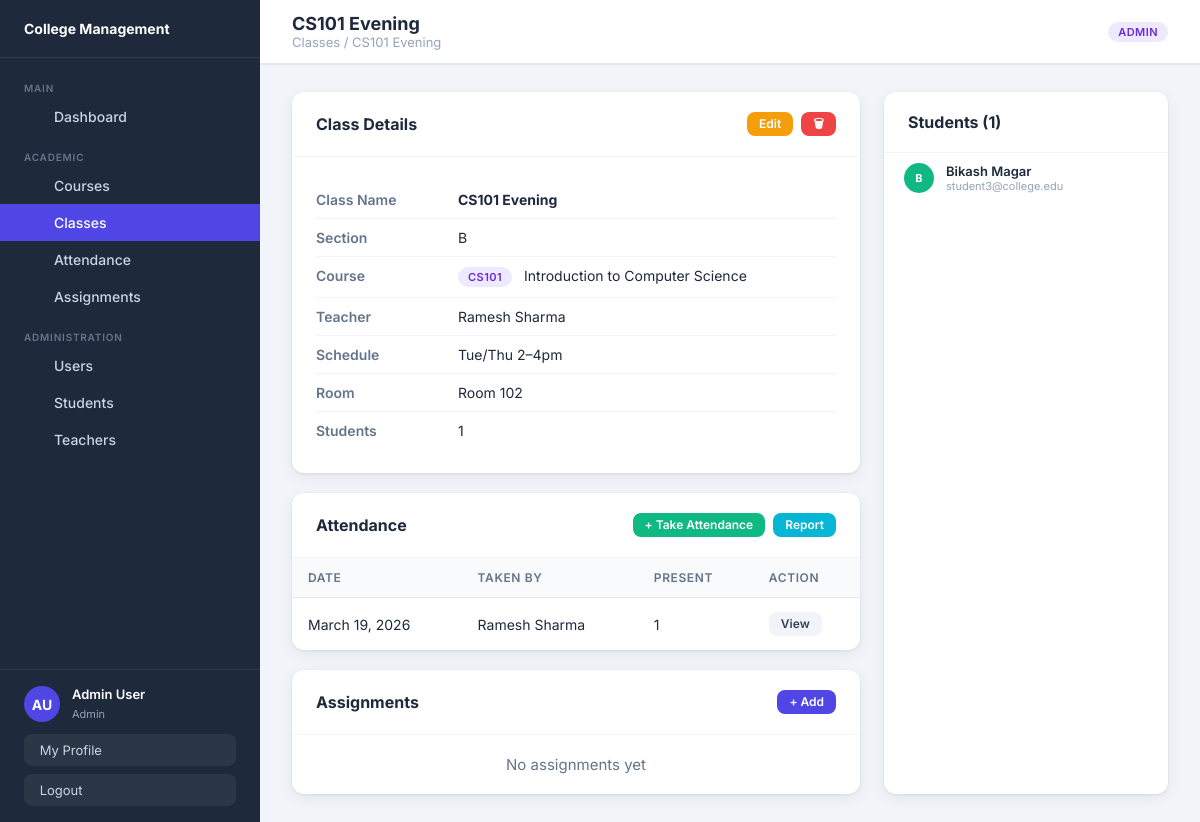
Screenshot of /classes/2/ (signed in) with the database file from the repository.
### users/models.py (models this page shows, shortened)
class CustomUser(AbstractUser):
    ROLE_CHOICES = [('admin','Admin'),('teacher','Teacher'),('student','Student')]
    role = models.CharField(max_length=10, choices=ROLE_CHOICES, default='student')
    phone = models.CharField(max_length=20, blank=True)
    address = models.TextField(blank=True)
    date_of_birth = models.DateField(null=True, blank=True)
    @property
    def is_admin(self): return self.role == 'admin'
    @property
    def is_teacher(self): return self.role == 'teacher'

### classes/models.py (models this page shows, shortened)
class Classroom(models.Model):
    name = models.CharField(max_length=100)
    section = models.CharField(max_length=20, blank=True)
    course = models.ForeignKey(Course, on_delete=models.CASCADE, related_name='classrooms')
    teacher = models.ForeignKey(CustomUser, on_delete=models.SET_NULL, null=True, blank=True,
        related_name='teaching_classes', limit_choices_to={'role': 'teacher'})
    students = models.ManyToManyField(CustomUser, blank=True,
        related_name='enrolled_classes', limit_choices_to={'role': 'student'})
    schedule = models.CharField(max_length=200, blank=True)
    room_number = models.CharField(max_length=20, blank=True)
    created_at = models.DateTimeField(auto_now_add=True)
    class Meta:
        ordering = ['name']

### courses/models.py (models this page shows, shortened)
class Course(models.Model):
    name = models.CharField(max_length=200)
    code = models.CharField(max_length=20, unique=True)
    description = models.TextField(blank=True)
    credits = models.PositiveIntegerField(default=3)
    teacher = models.ForeignKey(CustomUser, on_delete=models.SET_NULL, null=True, blank=True,
        related_name='teaching_courses', limit_choices_to={'role': 'teacher'})
    students = models.ManyToManyField(CustomUser, blank=True,
        related_name='enrolled_courses', limit_choices_to={'role': 'student'})
    created_at = models.DateTimeField(auto_now_add=True)

### attendance/models.py (models this page shows, shortened)
class AttendanceSession(models.Model):
    classroom = models.ForeignKey(Classroom, on_delete=models.CASCADE, related_name='sessions')
    date = models.DateField()
    taken_by = models.ForeignKey(CustomUser, on_delete=models.SET_NULL, null=True,
        limit_choices_to={'role': 'teacher'})
    created_at = models.DateTimeField(auto_now_add=True)
    class Meta:
        unique_together = ['classroom', 'date']
        ordering = ['-date']

### classes/views.py (the view)
# urls.py: path('<int:pk>/', views.class_detail, name='class_detail'),
@login_required
def class_detail(request, pk):
    cls = get_object_or_404(Classroom, pk=pk)
    return render(request, 'classes/class_detail.html', {'cls': cls})

### classes/templates/classes/class_detail.html (shortened to what this page needs)
{% extends 'base.html' %}
{% block page_title %}{{ cls.name }}{% endblock %}
{% block breadcrumb %}Classes / {{ cls.name }}{% endblock %}
{% block content %}
<div class="detail-grid">
  <div>
    <div class="card" style="margin-bottom:20px;">
      <div class="card-header">
        <h3 class="card-title"> Class Details</h3>
        {% if user.is_admin %}
        <div style="display:flex;gap:8px;">
          <a href="{% url 'edit_class' cls.pk %}" class="btn btn-sm btn-warning"> Edit</a>
          <a href="{% url 'delete_class' cls.pk %}" class="btn btn-sm btn-danger" data-confirm="Delete this class?">🗑</a>
        </div>
        {% endif %}
      </div>
      <div class="card-body">
        <ul class="info-list">
          <li><span class="info-label">Class Name</span><strong>{{ cls.name }}</strong></li>
          <li><span class="info-label">Section</span>{{ cls.section|default:"—" }}</li>
          <li><span class="info-label">Course</span><span class="badge badge-primary">{{ cls.course.code }}</span> {{ cls.course.name }}</li>
          <li><span class="info-label">Teacher</span>{{ cls.teacher.get_full_name|default:"Not assigned" }}</li>
          <li><span class="info-label">Schedule</span>{{ cls.schedule|default:"—" }}</li>
          <li><span class="info-label">Room</span>{{ cls.room_number|default:"—" }}</li>
          <li><span class="info-label">Students</span>{{ cls.students.count }}</li>
        </ul>
      </div>
    </div>
    <div class="card" style="margin-bottom:20px;">
      <div class="card-header">
        <h3 class="card-title"> Attendance</h3>
        <div style="display:flex;gap:8px;">
          {% if user.is_teacher or user.is_admin %}
          <a href="{% url 'take_attendance' cls.pk %}" class="btn btn-sm btn-success">+ Take Attendance</a>
          {% endif %}
          <a href="{% url 'attendance_report' cls.pk %}" class="btn btn-sm btn-info"> Report</a>
        </div>
      </div>
      {% if cls.sessions.all %}
      <div class="table-wrapper">
        <table>
          <thead><tr><th>Date</th><th>Taken By</th><th>Present</th><th>Action</th></tr></thead>
          <tbody>
            {% for s in cls.sessions.all|slice:":5" %}
            <tr>
              <td>{{ s.date }}</td>
              <td>{{ s.taken_by.get_full_name|default:"—" }}</td>
              <td>{{ s.records.filter.count|default:"—" }}</td>
              <td><a href="{% url 'session_detail' s.pk %}" class="btn btn-sm btn-secondary">View</a></td>
            </tr>
            {% endfor %}
          </tbody>
        </table>
      </div>
      {% else %}<div class="empty-state" style="padding:20px;"><p>No attendance sessions yet</p></div>{% endif %}
    </div>
    <div class="card">
      <div class="card-header">
        <h3 class="card-title"> Assignments</h3>
        {% if user.is_teacher or user.is_admin %}
        <a href="{% url 'create_assignment' %}" class="btn btn-sm btn-primary">+ Add</a>
        {% endif %}
      </div>
      {% if cls.assignments.all %}
      <div class="table-wrapper">
        <table>
          <thead><tr><th>Title</th><th>Due Date</th><th>Max Marks</th><th>Action</th></tr></thead>
          <tbody>
            {% for a in cls.assignments.all %}
            <tr>
              <td><a href="{% url 'assignment_detail' a.pk %}" style="font-weight:600;color:var(--primary);">{{ a.title }}</a></td>
              <td>{{ a.due_date|date:"M d, Y"|default:"—" }}</td>
              <td>{{ a.max_marks }}</td>
              <td><a href="{% url 'assignment_detail' a.pk %}" class="btn btn-sm btn-secondary">View</a></td>
            </tr>
            {% endfor %}
          </tbody>
        </table>
      </div>
      {% else %}<div class="empty-state" style="padding:20px;"><p>No assignments yet</p></div>{% endif %}
    </div>
  </div>
  <div class="card">
    <div class="card-header"><h3 class="card-title"> Students ({{ cls.students.count }})</h3></div>
    {% if cls.students.all %}
    <ul class="info-list" style="padding:0 20px;">
      {% for s in cls.students.all %}
      <li>
        <div style="width:30px;height:30px;border-radius:50%;background:var(--success);display:flex;align-items:center;justify-content:center;color:#fff;font-size:11px;font-weight:700;">
          {{ s.first_name|first|upper }}
        </div>
        <div>
          <div style="font-weight:600;font-size:13px;">{{ s.get_full_name|default:s.username }}</div>
          <div style="font-size:11px;color:var(--gray-400);">{{ s.email|default:s.username }}</div>
        </div>
      </li>
      {% endfor %}
    </ul>
    {% else %}<div class="empty-state" style="padding:24px;"><p>No students in this class</p></div>{% endif %}
  </div>
</div>
{% endblock %}

### templates/base.html (shortened to what this page needs)
{% load static %}
<!DOCTYPE html>
<html lang="en">
<head>
<link rel="stylesheet" href="{% static 'css/main.css' %}"/>
</head>
<body>
<div class="layout">
  <aside class="sidebar">
    <div class="sidebar-brand">
      <div class="brand-text">
        <h2> College Management</h2>
      </div>
    </div>
    <nav class="sidebar-nav">
      <div class="nav-section">
        <div class="nav-section-title">Main</div>
        <a href="{% url 'dashboard' %}" class="nav-item"> Dashboard</a>
      </div>
      <div class="nav-section">
        <div class="nav-section-title">Academic</div>
        <a href="{% url 'course_list' %}" class="nav-item"> Courses</a>
        <a href="{% url 'class_list' %}" class="nav-item"> Classes</a>
        <a href="{% url 'attendance_list' %}" class="nav-item"> Attendance</a>
        <a href="{% url 'assignment_list' %}" class="nav-item"> Assignments</a>
      </div>
      {% if user.is_admin %}
      <div class="nav-section">
        <div class="nav-section-title">Administration</div>
        <a href="{% url 'user_list' %}" class="nav-item"> Users</a>
        <a href="{% url 'user_list' %}?role=student" class="nav-item"> Students</a>
        <a href="{% url 'user_list' %}?role=teacher" class="nav-item"> Teachers</a>
      </div>
      {% endif %}
    </nav>
    <div class="sidebar-footer">
      <div class="sidebar-user">
        <div class="avatar">{{ user.first_name|first|upper }}{{ user.last_name|first|upper }}</div>
        <div class="user-info">
          <p>{{ user.get_full_name|default:user.username }}</p>
          <span>{{ user.role|capfirst }}</span>
        </div>
      </div>
      <a href="{% url 'profile' %}" class="btn-logout" style="margin-bottom:8px;"> &nbsp;My Profile</a>
      <a href="{% url 'logout' %}" class="btn-logout"> &nbsp;Logout</a>
    </div>
  </aside>
  <div class="main-content">
    <header class="topbar">
      <div class="topbar-left">
        <div>
          <div class="page-title">{% block page_title %}Dashboard{% endblock %}</div>
          <div class="breadcrumb">{% block breadcrumb %}Home{% endblock %}</div>
        </div>
      </div>
      <div class="topbar-right">
        <span class="badge badge-{{ user.role }}">{{ user.role|capfirst }}</span>
      </div>
    </header>
    <main class="page-body">
      {% block content %}{% endblock %}
    </main>
  </div>
</div>
</body>
</html>

### rows the page displays
CustomUser: first_name|first "A", last_name|first "U", get_full_name "Admin User", role "Admin", role "ADMIN"
Classroom: name "CS101 Evening", section "B", course.code "CS101", course.name "Introduction to Computer Science", teacher.get_full_name "Ramesh Sharma", schedule "Tue/Thu 2–4pm", room_number "Room 102", students.count "1"
AttendanceSession: date "March 19, 2026", taken_by.get_full_name "Ramesh Sharma", records.filter.count "1"
CustomUser: first_name|first "B", get_full_name "Bikash Magar", email "student3@college.edu"
